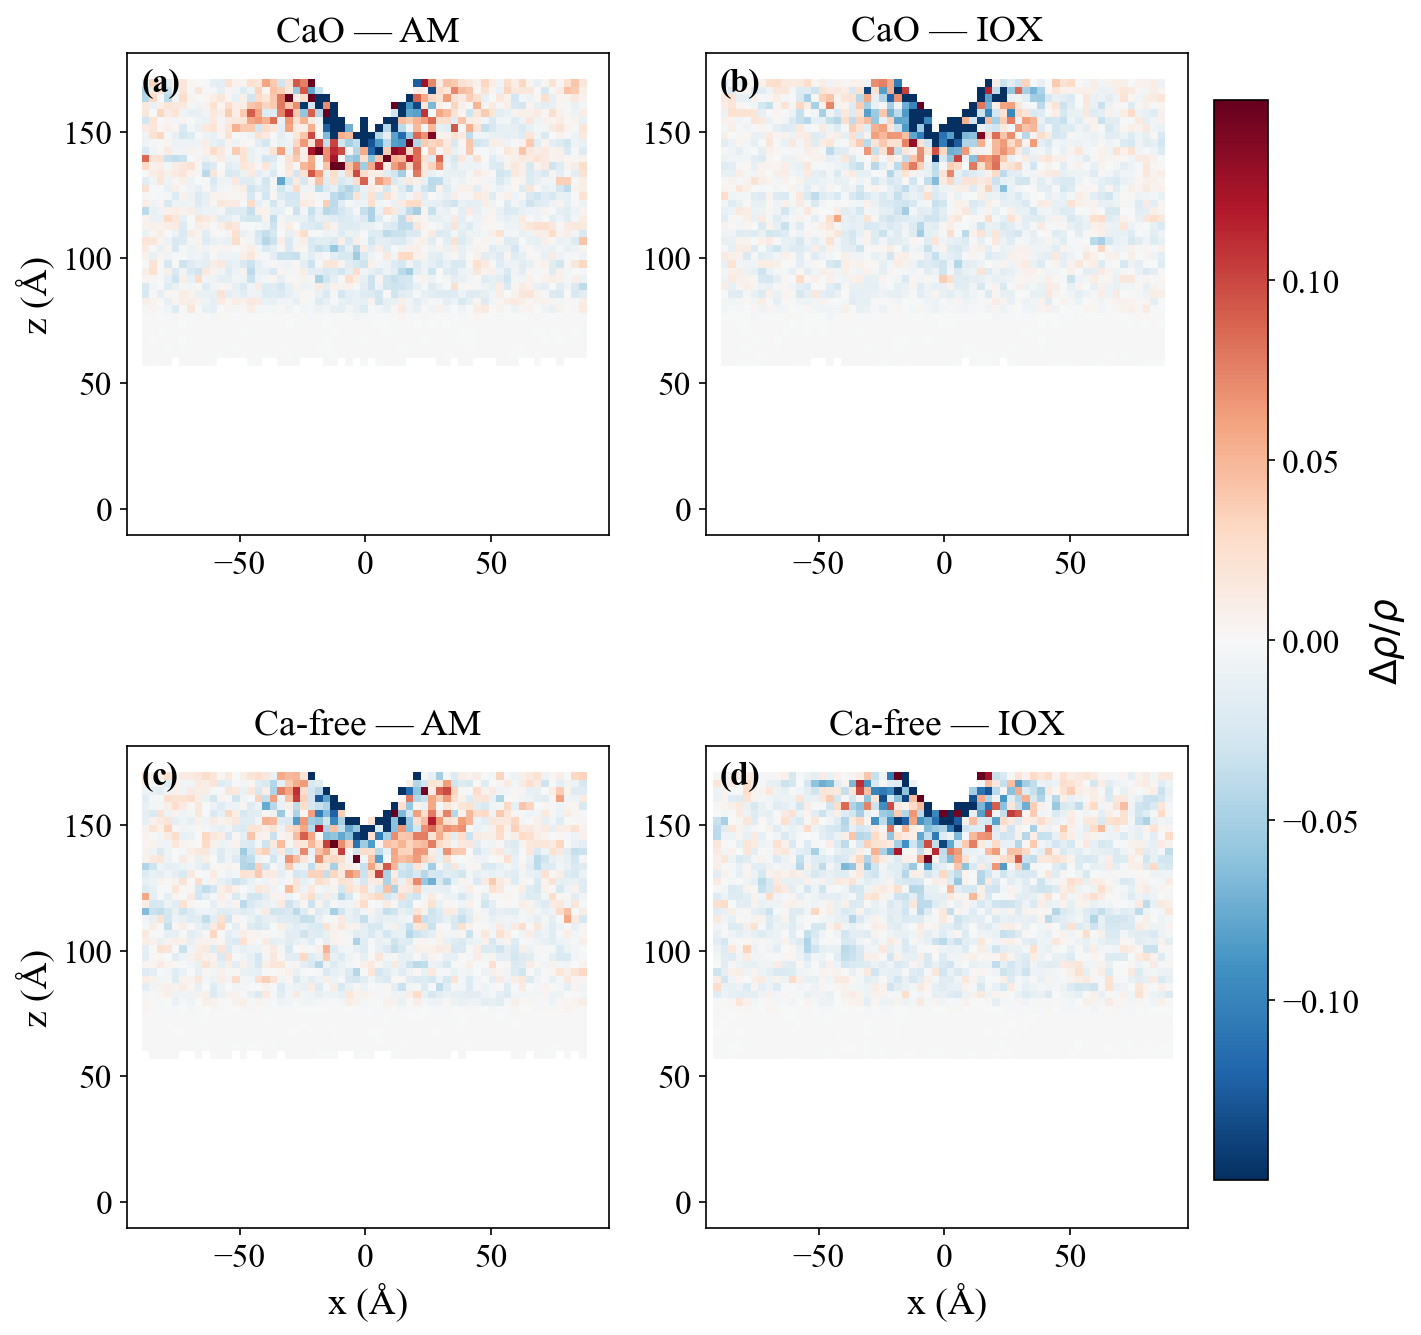

Source code (Python):
"""
fig_densification_maps_xz.py
Igual que fig_densification_maps.py pero con el corte sobre y (rebanada +-8 A en y
centrada en el eje de la punta) y el mapa graficado como x vs z, en vez del corte
sobre x graficado como y vs z.

Ver fig_densification_maps.py para el metodo completo (Falk-Langer, Pedone 2026 Fig. 3).
"""

import sys
from pathlib import Path

import numpy as np
import matplotlib.pyplot as plt
from matplotlib.colors import TwoSlopeNorm
from scipy.spatial import cKDTree

HERE = Path(__file__).parent
FRAMES = HERE / "surface_profile" / "lastframes"
sys.path.insert(0, str(HERE.parent))
from paper_style import FS_LABEL, FS_TEXT, apply_rcparams, make_fig, panel_letter, relabel
apply_rcparams()

TYPE_TIP = 6
RC = 4.0
Y_HALF_WIDTH = 8.0
BIN = 3.0
MIN_NEIGH = 6
MAX_COND = 100.0

CASES = {
    "CaO":     {"AM": ["cao_x0_r2", "cao_x0_r3"],
                "IOX": ["cao_iex_xt15_r1_300K", "cao_iex_xt15_r2_300K", "cao_iex_xt15_r3_300K"]},
    "Ca-free": {"AM": ["noca_x0_r1", "noca_x0_r2", "noca_x0_r3"],
                "IOX": ["noca_iex_xt25_r1_300K", "noca_iex_xt25_r2_300K", "noca_iex_xt25_r3_300K"]},
}


def read_frame(tag, step):
    path = FRAMES / f"{tag}_{step}.txt"
    with open(path) as f:
        header = f.readline()
    lo = np.array([float(v) for v in header.split("box_lo=")[1].split("box_len=")[0].split()])
    length = np.array([float(v) for v in header.split("box_len=")[1].split()])
    data = np.loadtxt(path, skiprows=1)
    ids = data[:, 0].astype(int)
    types = data[:, 1].astype(int)
    xyz = data[:, 2:5]
    order = np.argsort(ids)
    return ids[order], types[order], xyz[order], lo, length


def min_image(d, box):
    return d - box * np.round(d / box)


def densification_map(tag):
    ids0, types0, xyz0, lo0, len0 = read_frame(tag, "step20000")
    ids1, types1, xyz1, lo1, len1 = read_frame(tag, "last")

    common = np.intersect1d(ids0, ids1)
    idx0 = np.searchsorted(ids0, common)
    idx1 = np.searchsorted(ids1, common)
    types = types0[idx0]
    r0 = xyz0[idx0]
    r1 = xyz1[idx1]
    glass = types != TYPE_TIP
    common, types, r0, r1 = common[glass], types[glass], r0[glass], r1[glass]

    box_ref = np.array([len0[0], len0[1], 1e6])
    box_def = np.array([len1[0], len1[1], 1e6])
    xmid = lo1[0] + 0.5 * len1[0]
    ymid = lo1[1] + 0.5 * len1[1]

    r0w = np.mod(r0 - lo0 + [0, 0, 3e5], box_ref)
    tree_ref = cKDTree(r0w, boxsize=box_ref)

    slice_mask = np.abs(r1[:, 1] - ymid) <= Y_HALF_WIDTH
    cand = np.where(slice_mask)[0]

    drho = np.full(len(common), np.nan)
    neigh_lists = tree_ref.query_ball_point(r0w[cand], RC)
    for k, i in enumerate(cand):
        nb = [j for j in neigh_lists[k] if j != i]
        if len(nb) < MIN_NEIGH:
            continue
        rij0 = min_image(r0[nb] - r0[i], box_ref)
        rij1 = min_image(r1[nb] - r1[i], box_def)
        X = rij1.T @ rij0
        Y = rij0.T @ rij0
        ev = np.linalg.eigvalsh(Y)
        if ev[0] <= 0 or ev[-1] / ev[0] > MAX_COND:
            continue
        F = X @ np.linalg.inv(Y)
        detF = np.linalg.det(F)
        if detF <= 0:
            continue
        val = 1.0 / detF - 1.0
        if abs(val) > 0.6:
            continue
        drho[i] = val

    x = r1[cand, 0] - xmid
    z = r1[cand, 2] - lo1[2]
    d = drho[cand]
    ok = ~np.isnan(d)
    return x[ok], z[ok], d[ok]


def bin_map(x, z, d, x_edges, z_edges):
    grid = np.full((len(z_edges) - 1, len(x_edges) - 1), np.nan)
    ix = np.clip(np.digitize(x, x_edges) - 1, 0, len(x_edges) - 2)
    iz = np.clip(np.digitize(z, z_edges) - 1, 0, len(z_edges) - 2)
    for bx in range(len(x_edges) - 1):
        for bz in range(len(z_edges) - 1):
            sel = (ix == bx) & (iz == bz)
            if sel.any():
                grid[bz, bx] = d[sel].mean()
    return grid


X_EDGES = np.arange(-95, 95 + BIN, BIN)
Z_EDGES = np.arange(0, 170 + BIN, BIN)

results = {}
for glass, conds in CASES.items():
    for cond, tags in conds.items():
        print(f"{glass} {cond} (n={len(tags)} replicas: {tags})...")
        grids = []
        for tag in tags:
            x, z, d = densification_map(tag)
            g = bin_map(x, z, d, X_EDGES, Z_EDGES)
            grids.append(g)
            print(f"  {tag}: atomos activos={len(d)}  rango Δρ/ρ: [{d.min():.3f}, {d.max():.3f}]")
        results[(glass, cond)] = np.nanmean(np.stack(grids), axis=0)

vmax = 0.15
norm = TwoSlopeNorm(vmin=-vmax, vcenter=0.0, vmax=vmax)

fig, axes = make_fig(2, 2)
letters = {("CaO", "AM"): "(a)", ("CaO", "IOX"): "(b)", ("Ca-free", "AM"): "(c)", ("Ca-free", "IOX"): "(d)"}
im = None
for row, glass in enumerate(("CaO", "Ca-free")):
    for col, cond in enumerate(("AM", "IOX")):
        ax = axes[row, col]
        im = ax.pcolormesh(X_EDGES, Z_EDGES, results[(glass, cond)], cmap="RdBu_r", norm=norm, shading="flat")
        ax.set_aspect("equal")
        ax.set_title(f"{relabel(glass)} — {cond}", fontsize=FS_LABEL)
        panel_letter(ax, letters[(glass, cond)], x=0.03, y=0.97, ha="left")
        ax.tick_params(labelsize=FS_TEXT, which="both")
        if row == 1:
            ax.set_xlabel("x (Å)", fontsize=FS_LABEL)
        if col == 0:
            ax.set_ylabel("z (Å)", fontsize=FS_LABEL)

cbar = fig.colorbar(im, ax=axes, shrink=0.85, pad=0.02)
cbar.set_label(r"$\Delta\rho/\rho$", fontsize=FS_LABEL)
cbar.ax.tick_params(labelsize=FS_TEXT)

out = HERE / "fig_densification_maps_xz.pdf"
fig.savefig(out, dpi=300, bbox_inches="tight")
fig.savefig(out.with_suffix(".png"), dpi=150, bbox_inches="tight")
print(f"Guardado: {out.name}")
